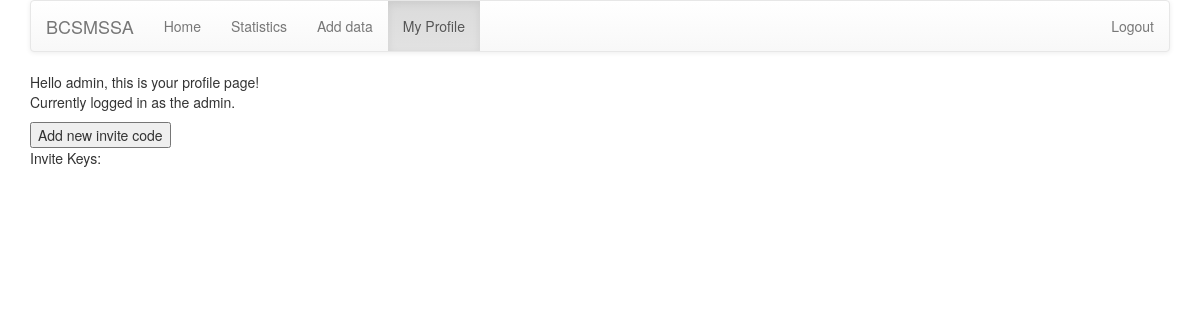
The page /profile/ (signed in) on the database as committed earlier.
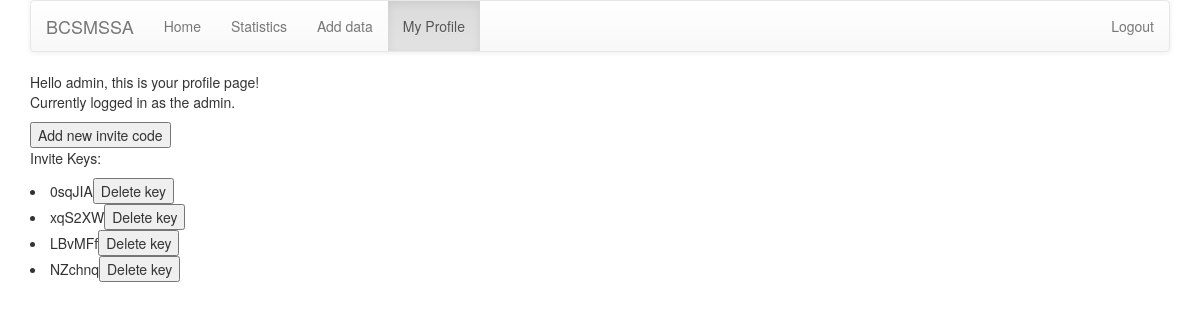
The same page on the database as committed later.
### stats/models.py (models this page shows, shortened)
class InviteKey( models.Model ):
    id = models.CharField(max_length=6, primary_key=True)

### stats/views.py (the view)
# urls.py: url(r'^profile/$', views.profile, name='profile'),
@login_required
def profile(request):
    if request.user.is_superuser:
        keys = InviteKey.objects.all()
        data = {'keys':keys}
        return render(request, 'stats/profile.html', data)
    return render(request, 'stats/profile.html', {})

### stats/templates/stats/profile.html (shortened to what this page needs)
{% extends 'stats/base.html' %}
{% block body %}
    Hello {{ user.username }}, this is your profile page!
    {% if user.is_superuser %}
        <p>Currently logged in as the admin.</p>
        <button id="addkeybtn">Add new invite code</button>
        <p>Invite Keys:</p>
        {% for k in keys %}
            <div class="{{ k.id }}_div">
                <li>
                    {{ k.id }}<button id="{{ k.id }}" class="del_btn">Delete key</button>
                </li>
            </div>
        {% endfor %}
    {% endif %}
{% endblock %}

Rows that differ between the two databases and show on the page:
added InviteKey: id "0sqJIA"
added InviteKey: id "xqS2XW"
added InviteKey: id "LBvMFf"
added InviteKey: id "NZchnq"
